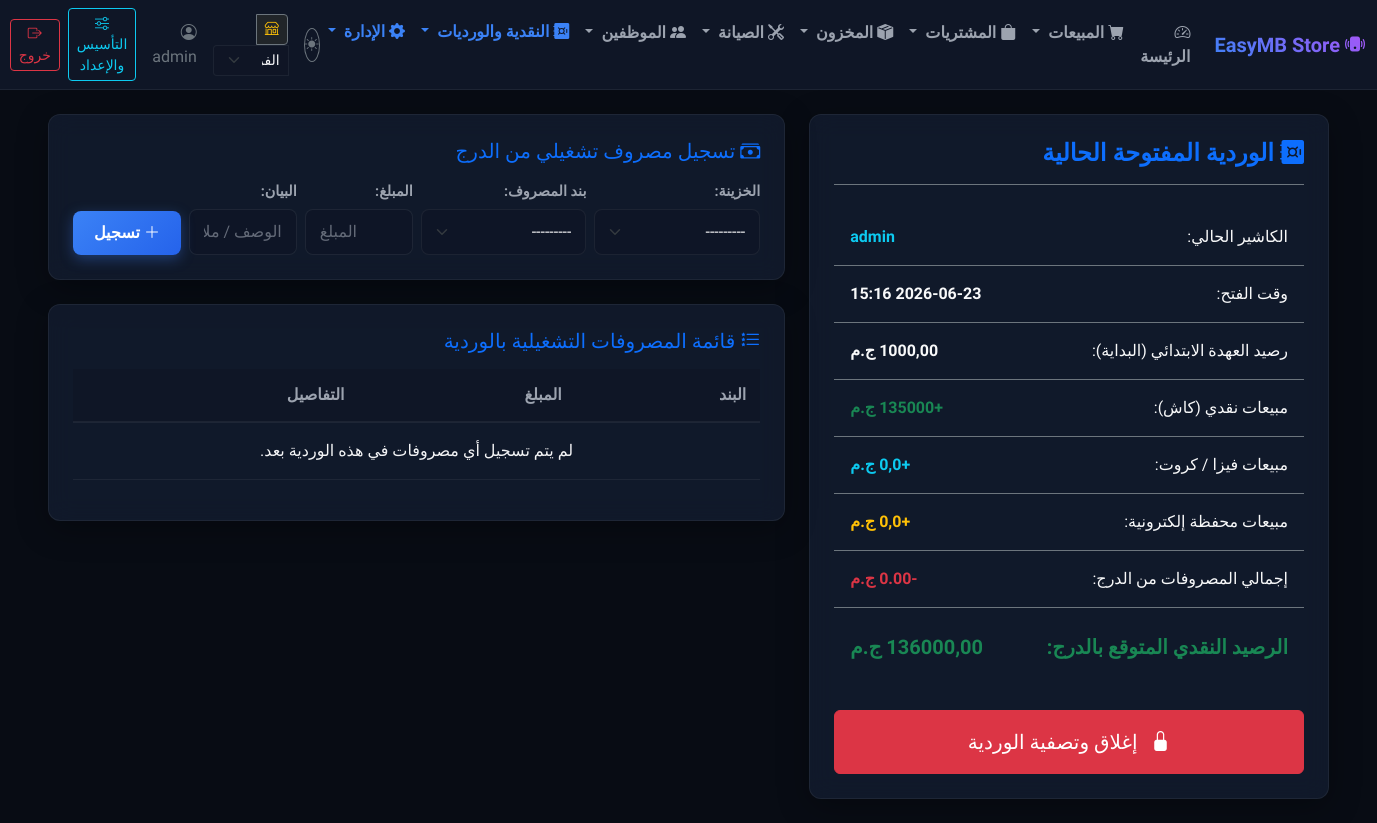
The page /shifts/ (signed in) on the database its author committed.
### erp/models.py (models this page shows)
class CashShift(models.Model):
    branch = models.ForeignKey(Branch, on_delete=models.CASCADE, default=1, verbose_name="الفرع")
    STATUS_CHOICES = (('open', 'مفتوحة'), ('closed', 'مغلقة'))
    cashier = models.ForeignKey(User, on_delete=models.PROTECT, verbose_name="الكاشير")
    start_time = models.DateTimeField(auto_now_add=True, verbose_name="وقت فتح الوردية")
    end_time = models.DateTimeField(null=True, blank=True, verbose_name="وقت إغلاق الوردية")
    treasury = models.ForeignKey('Treasury', on_delete=models.PROTECT, related_name='shifts', null=True, blank=True, verbose_name="الخزينة")
    opening_balance = models.DecimalField(max_digits=10, decimal_places=2, verbose_name="رصيد البداية")
    expected_closing_balance = models.DecimalField(max_digits=12, decimal_places=2, default=0, verbose_name="الرصيد النقدي المتوقع")
    actual_cash = models.DecimalField(max_digits=12, decimal_places=2, null=True, blank=True, verbose_name="الرصيد الفعلي المسلم")
    status = models.CharField(max_length=20, choices=STATUS_CHOICES, default='open', verbose_name="حالة الوردية")
    class Meta:
        verbose_name = "وردية خزينة"
        verbose_name_plural = "ورديات الخزينة"

### erp/views.py (the view, shortened to what this page needs)
# urls.py: path('shifts/', views.shift_manage_view, name='shift_manage'),
@login_required
@permission_required('erp.view_cashshift', raise_exception=True)
@require_specific_branch
def shift_manage_view(request):
    active_shift = CashShift.objects.filter(cashier=request.user, status='open').first()
    if active_shift:
        expenses = active_shift.expenses.all().select_related('category')
        sales = SaleInvoice.objects.filter(shift=active_shift).select_related('customer')
        cash_sales = Payment.objects.filter(
            invoice__shift=active_shift,
            payment_method='cash'
        ).aggregate(total=models.Sum('amount'))['total'] or 0.00
        visa_sales = Payment.objects.filter(
            invoice__shift=active_shift,
            payment_method='visa'
        ).aggregate(total=models.Sum('amount'))['total'] or 0.00
        wallet_sales = Payment.objects.filter(
            invoice__shift=active_shift,
            payment_method='wallet'
        ).aggregate(total=models.Sum('amount'))['total'] or 0.00
        expense_form = ExpenseForm()
        close_form = CashShiftCloseForm(instance=active_shift)
        context = {
            'active_shift': active_shift,
            'expenses': expenses,
            'sales': sales,
            'cash_sales': cash_sales,
            'visa_sales': visa_sales,
            'wallet_sales': wallet_sales,
            'expense_form': expense_form,
            'close_form': close_form,
        }
        return render(request, 'erp/shift_detail.html', context)

### erp/templates/erp/shift_detail.html (shortened to what this page needs)
{% extends 'erp/base.html' %}
{% block content %}
<div class="row g-4 {% if not request.user.is_staff and not request.user.is_superuser %}justify-content-center{% endif %}">
    <div class="col-lg-5 {% if not request.user.is_staff and not request.user.is_superuser %}col-md-8{% endif %}">
        <div class="glass-card p-4 h-100">
            <h4 class="text-primary fw-bold mb-4 border-bottom border-secondary pb-3">
                <i class="bi bi-safe-fill"></i> الوردية المفتوحة الحالية
            </h4>
            <div class="list-group list-group-flush bg-transparent">
                <div class="list-group-item bg-transparent text-light border-secondary py-3 d-flex justify-content-between">
                    <span>الكاشير الحالي:</span>
                    <strong class="text-info">{{ active_shift.cashier.username }}</strong>
                </div>
                <div class="list-group-item bg-transparent text-light border-secondary py-3 d-flex justify-content-between">
                    <span>وقت الفتح:</span>
                    <strong>{{ active_shift.start_time|date:"Y-m-d H:i" }}</strong>
                </div>
                <div class="list-group-item bg-transparent text-light border-secondary py-3 d-flex justify-content-between">
                    <span>رصيد العهدة الابتدائي (البداية):</span>
                    <strong class="text-light">{{ active_shift.opening_balance }} ج.م</strong>
                </div>
                <div class="list-group-item bg-transparent text-light border-secondary py-3 d-flex justify-content-between">
                    <span>مبيعات نقدي (كاش):</span>
                    <strong class="text-success">+{{ cash_sales }} ج.م</strong>
                </div>
                <div class="list-group-item bg-transparent text-light border-secondary py-3 d-flex justify-content-between">
                    <span>مبيعات فيزا / كروت:</span>
                    <strong class="text-info">+{{ visa_sales }} ج.م</strong>
                </div>
                <div class="list-group-item bg-transparent text-light border-secondary py-3 d-flex justify-content-between">
                    <span>مبيعات محفظة إلكترونية:</span>
                    <strong class="text-warning">+{{ wallet_sales }} ج.م</strong>
                </div>
                <div class="list-group-item bg-transparent text-light border-secondary py-3 d-flex justify-content-between">
                    <span>إجمالي المصروفات من الدرج:</span>
                    <strong class="text-danger">-<span id="shift-total-expenses-display">0.00</span> ج.م</strong>
                </div>
                <div class="list-group-item bg-transparent text-light border-secondary py-4 d-flex justify-content-between fs-5 bg-dark rounded">
                    <span class="text-success fw-bold">الرصيد النقدي المتوقع بالدرج:</span>
                    <strong class="text-success fw-bold"><span id="shift-expected-balance-display">{{ active_shift.expected_closing_balance }}</span> ج.م</strong>
                </div>
            </div>
            <div class="d-grid mt-4">
                <button type="button" class="btn btn-danger py-3 fs-5" data-bs-toggle="modal" data-bs-target="#closeShiftModal">
                    <i class="bi bi-lock-fill me-2"></i> إغلاق وتصفية الوردية
                </button>
            </div>
        </div>
    </div>
    {% if request.user.is_staff or request.user.is_superuser %}
    <div class="col-lg-7">
        <div class="glass-card p-4 mb-4">
            <h5 class="text-primary mb-3"><i class="bi bi-cash-stack"></i> تسجيل مصروف تشغيلي من الدرج</h5>
            <form id="addExpenseForm" class="row g-2 align-items-end">
                <div class="col-md-3">
                    <label for="{{ expense_form.treasury.id_for_label }}">الخزينة:</label>
                    {{ expense_form.treasury }}
                </div>
                <div class="col-md-3">
                    <label for="{{ expense_form.category.id_for_label }}">بند المصروف:</label>
                    {{ expense_form.category }}
                </div>
                <div class="col-md-2">
                    <label for="{{ expense_form.amount.id_for_label }}">المبلغ:</label>
                    {{ expense_form.amount }}
                </div>
                <div class="col-md-2">
                    <label for="{{ expense_form.description.id_for_label }}">البيان:</label>
                    {{ expense_form.description }}
                </div>
                <div class="col-md-2">
                    <button type="button" class="btn btn-primary w-100" onclick="submitShiftExpense()">
                        <i class="bi bi-plus-lg"></i> تسجيل
                    </button>
                </div>
            </form>
        </div>
        <div class="glass-card p-4">
            <h5 class="text-primary mb-3"><i class="bi bi-list-stars"></i> قائمة المصروفات التشغيلية بالوردية</h5>
            <div class="table-responsive">
                <table class="table table-custom">
                    <thead>
                        <tr>
                            <th>البند</th>
                            <th>المبلغ</th>
                            <th>التفاصيل</th>
                        </tr>
                    </thead>
                    <tbody id="expenses-table-body">
                        {% for exp in expenses %}
                            <tr class="expense-row-data" data-amount="{{ exp.amount }}">
                                <td>{{ exp.category.name }}</td>
                                <td class="text-danger fw-bold">{{ exp.amount }} ج.م</td>
                                <td>{{ exp.description|default:"--" }}</td>
                            </tr>
                        {% empty %}
                            <tr id="no-expenses-row">
                                <td colspan="3" class="text-center text-secondary py-3">لم يتم تسجيل أي مصروفات في هذه الوردية بعد.</td>
                            </tr>
                        {% endfor %}
                    </tbody>
                </table>
            </div>
        </div>
    </div>
    {% endif %}
</div>
{% endblock %}

### erp/templates/erp/base.html (shortened to what this page needs)
<!DOCTYPE html>
<html lang="ar" dir="rtl">
<head>
    <link rel="stylesheet" href="https://cdn.jsdelivr.net/npm/bootstrap@5.3.2/dist/css/bootstrap.rtl.min.css">
    <link rel="stylesheet" href="https://cdn.jsdelivr.net/npm/bootstrap-icons@1.11.2/font/bootstrap-icons.min.css">
    {% load static %}
    <link rel="stylesheet" href="{% static 'css/styles.css' %}?v={% now 'U' %}">
</head>
<body>
    <nav class="navbar navbar-expand-lg navbar-dark navbar-custom sticky-top">
        <div class="container-fluid">
            <a class="navbar-brand" href="{% if request.user.is_staff or request.user.is_superuser %}{% url 'erp:dashboard' %}{% elif perms.erp.add_saleinvoice %}{% url 'erp:pos' %}{% elif perms.erp.change_repairticket %}{% url 'erp:repair_list' %}{% else %}{% url 'erp:pos' %}{% endif %}">
                <i class="bi bi-phone-vibrate-fill"></i> EasyMB Store
            </a>
            <div class="collapse navbar-collapse" id="navbarNav">
                <ul class="navbar-nav me-auto mb-2 mb-lg-0">
                    {% if request.user.is_staff or request.user.is_superuser %}
                    <li class="nav-item">
                        <a class="nav-link {% if request.resolver_match.view_name == 'erp:dashboard' %}active{% endif %}" href="{% url 'erp:dashboard' %}">
                            <i class="bi bi-speedometer2"></i> الرئيسة
                        </a>
                    </li>
                    {% endif %}
                    {% if perms.erp.add_saleinvoice %}
                    <li class="nav-item dropdown">
                        <a class="nav-link dropdown-toggle " href="#" id="salesDropdown" role="button" data-bs-toggle="dropdown" aria-expanded="false">
                            <i class="bi bi-cart-fill"></i> المبيعات
                        </a>
                    </li>
                    {% endif %}
                    {% if perms.erp.add_device or perms.erp.view_purchaseinvoice %}
                    <li class="nav-item dropdown">
                        <a class="nav-link dropdown-toggle {% if 'purchase' in request.resolver_match.view_name %}active{% endif %}" href="#" id="purchasesDropdown" role="button" data-bs-toggle="dropdown" aria-expanded="false">
                            <i class="bi bi-bag-fill"></i> المشتريات
                        </a>
                    </li>
                    {% endif %}
                    {% if perms.erp.view_stock or perms.erp.view_stocktransfer %}
                    <li class="nav-item dropdown">
                        <a class="nav-link dropdown-toggle " href="#" id="inventoryDropdown" role="button" data-bs-toggle="dropdown" aria-expanded="false">
                            <i class="bi bi-box-seam-fill"></i> المخزون
                        </a>
                    </li>
                    {% endif %}
                    {% if perms.erp.view_repairticket %}
                    <li class="nav-item dropdown">
                        <a class="nav-link dropdown-toggle {% if 'repair' in request.resolver_match.view_name %}active{% endif %}" href="#" id="repairsDropdown" role="button" data-bs-toggle="dropdown" aria-expanded="false">
                            <i class="bi bi-tools"></i> الصيانة
                        </a>
                    </li>
                    {% endif %}
                    {% if request.user.is_authenticated %}
                    <li class="nav-item dropdown">
                        <a class="nav-link dropdown-toggle " href="#" id="hrDropdown" role="button" data-bs-toggle="dropdown" aria-expanded="false">
                            <i class="bi bi-people-fill"></i> الموظفين
                        </a>
                    </li>
                    {% endif %}
                    {% if perms.erp.view_cashshift %}
                    <li class="nav-item dropdown">
                        <a class="nav-link dropdown-toggle {% if 'shift' in request.resolver_match.view_name or 'cash_status' in request.resolver_match.view_name %}active{% endif %}" href="#" id="cashDropdown" role="button" data-bs-toggle="dropdown" aria-expanded="false">
                            <i class="bi bi-safe-fill"></i> النقدية والورديات
                        </a>
                    </li>
                    {% endif %}
                    {% if request.user.is_staff or request.user.is_superuser %}
                    <li class="nav-item dropdown">
                        <a class="nav-link dropdown-toggle {% if 'shift' in request.resolver_match.view_name or 'reports' in request.resolver_match.view_name or 'notification' in request.resolver_match.view_name %}active{% endif %}" href="#" id="adminDropdown" role="button" data-bs-toggle="dropdown" aria-expanded="false">
                            <i class="bi bi-gear-fill"></i> الإدارة
                        </a>
                    </li>
                    {% endif %}
                </ul>
                <div class="d-flex align-items-center">
                    <button id="themeToggleBtn" class="btn btn-outline-secondary btn-sm me-3 text-secondary" title="تغيير نظام الإضاءة" style="border-radius: 50%; width: 34px; height: 34px; display: flex; align-items: center; justify-content: center; padding: 0;">
                        <i id="themeToggleIcon" class="bi bi-sun-fill"></i>
                    </button>
                    {% if request.user.is_authenticated %}
                        {% if user_allowed_branches %}
                        <form action="{% url 'erp:switch_branch' %}" method="POST" class="d-inline me-3">
                            <div class="input-group input-group-sm">
                                <span class="input-group-text bg-dark text-warning border-secondary">
                                    <i class="bi bi-shop"></i>
                                </span>
                                <select name="branch_id" class="form-select bg-dark text-light border-secondary" onchange="this.form.elements['next'].value = window.location.pathname + window.location.search + window.location.hash; this.form.submit()" style="max-width: 150px;">
                                    {% for b in user_allowed_branches %}
                                    <option value="{{ b.id }}" {% if active_branch and active_branch.id == b.id %}selected{% endif %}>{{ b.name }}</option>
                                    {% endfor %}
                                </select>
                            </div>
                        </form>
                        {% endif %}
                        <span class="text-secondary me-3">
                            <i class="bi bi-person-circle"></i> {{ request.user.username }}
                        </span>
                        {% if perms.erp.change_storesetting %}
                        <a href="{% url 'erp:setup_dashboard' %}" class="btn btn-outline-info btn-sm me-2">
                            <i class="bi bi-sliders"></i> التأسيس والإعداد
                        </a>
                        {% endif %}
                        <form action="{% url 'erp:logout' %}" method="POST" class="d-inline">
                            <button type="submit" class="btn btn-outline-danger btn-sm">
                                <i class="bi bi-box-arrow-right"></i> خروج
                            </button>
                        </form>
                    {% else %}
                        <a href="{% url 'erp:login' %}" class="btn btn-primary btn-sm">
                            <i class="bi bi-box-arrow-in-left"></i> دخول
                        </a>
                    {% endif %}
                </div>
            </div>
        </div>
    </nav>
    <div class="container-fluid py-4 px-lg-5">
        {% block content %}{% endblock %}
    </div>
</body>
</html>

### rows shown on the page
CashShift: cashier.username "admin", start_time "2026-06-23 15:16", opening_balance "1000,00", expected_closing_balance "136000,00"

### other values the page prints
{{ request.user.username }} "admin"
{{ cash_sales }} "135000"
{{ visa_sales }} "0,0"
{{ wallet_sales }} "0,0"
form field branch_id "الفرع الرئيسي"
